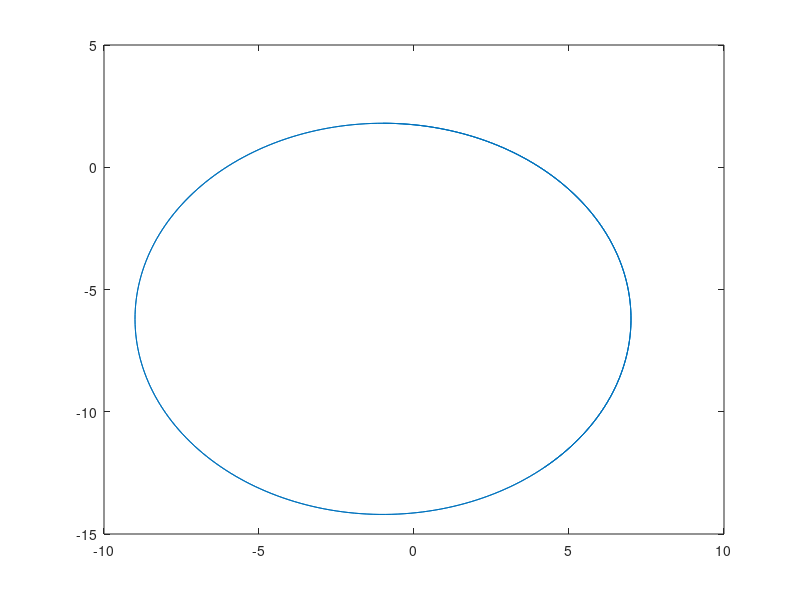
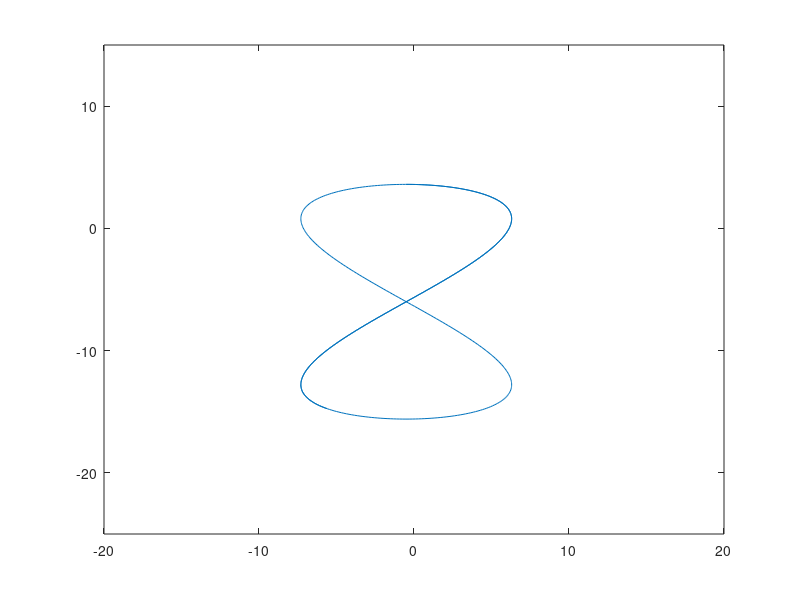

The MATLAB source for these figures, in order:
%https://www.researchgate.net/publication/271549212_Stabilizing_NMPC_of_wheeled_mobile_robots_using_open-source_real-time_software
dt = 0.1;
S = 4;
tol = 60;
t = linspace(0,tol,tol/dt);

x_r1 = (2*sin(0.25*t))*S-1;
y_r1 = (2*cos(0.25*t))*S-6.2;
psi_r1 = 0.*t;
u_r1 = (x_r1(1:tol/dt-1)-x_r1(2:tol/dt))/dt;
v_r1 = (y_r1(1:tol/dt-1)-y_r1(2:tol/dt))/dt;
r_r1 =  0.*t;
figure(1)
plot(x_r1,y_r1);
ref_usv_circle =  [[0,u_r1];[0,v_r1];r_r1;x_r1;y_r1;psi_r1;];

%1.8 2
x_r2 = 1.7*sin(0.3*t)*S-0.5;
y_r2 = 2.4*cos(0.15*t)*S-6;
psi_r2 = 0.*t;
u_r2 = (x_r2(1:tol/dt-1)-x_r2(2:tol/dt))/dt;
v_r2 = (y_r2(1:tol/dt-1)-y_r2(2:tol/dt))/dt;
r_r2 =  0.*t;
figure(2)
plot(x_r2,y_r2);axis([-20 20 -25 15])
ref_usv_8 = [[0,u_r2];[0,v_r2];r_r2;x_r2;y_r2;psi_r2;];

tol = 60;
dt =0.15;
t = linspace(0,tol,tol/dt);

x_r3 = zeros(1,tol/dt);
y_r3 = 60-2*t;
y_r4 = 2*t;
psi_r3 = zeros(1,tol/dt);
u_r3 = 2* ones(1,tol/dt);
v_r3 = zeros(1,tol/dt);
r_r3 = zeros(1,tol/dt);
ref_usv_line = [u_r3;v_r3;r_r3;x_r3;y_r3;psi_r3;x_r3;];
ref_usv_line2 = [u_r3;v_r3;r_r3;x_r3;y_r4;psi_r3;x_r3;];

save ref_usv_circle ref_usv_circle
save ref_usv_8 ref_usv_8
save ref_usv_line ref_usv_line
save ref_usv_line2 ref_usv_line2